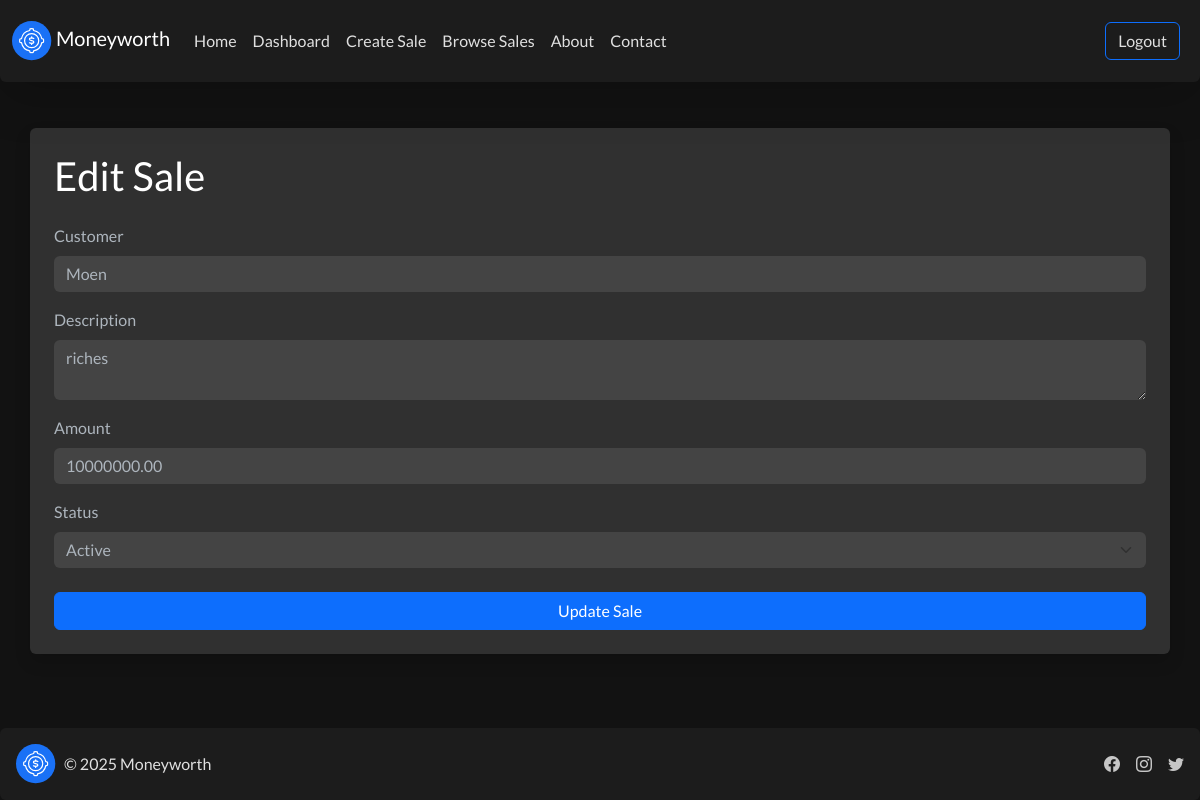
The page /sales/update/3/ (signed in) on the database its author committed.
### core/models.py (models this page shows, shortened)
class Sale(models.Model):
    STATUS_CHOICES = [
        ('active', 'Active'),
        ('pending', 'Pending'),
        ('completed', 'Completed'),
    ]
    customer = models.CharField(max_length=200)
    description = models.TextField()
    amount = models.DecimalField(max_digits=10, decimal_places=2)
    created_at = models.DateTimeField(auto_now_add=True)
    seller = models.ForeignKey(settings.AUTH_USER_MODEL, on_delete=models.CASCADE)
    status = models.CharField(max_length=10, choices=STATUS_CHOICES, default='pending')

### core/views.py (the view, shortened to what this page needs)
# urls.py: path('sales/update/<int:sale_id>/',     update,                          name='update_sale'),
@login_required
def update(request, sale_id):
    error = None
    sale = get_object_or_404(Sale, id=sale_id, seller=request.user)
    print("We have errors")
    return render(request, 'core/create_sale.html', {'error': error, 'sale': sale, 'status_choices': Sale.STATUS_CHOICES})

### templates/core/create_sale.html (shortened to what this page needs)
{% extends 'core/base.html' %}
{% load static %}
{% block content %}
<div class="container mt-5 text-light bg-dark p-4 rounded shadow">
  <h2 class="mb-4 text-white">{% if sale %}Edit{% else %}Create{% endif %} Sale</h2>
  <form action="{% if sale %}{% url 'update_sale' sale.id %}{% else %}{% url 'create_sale' %}{% endif %}" method="post">
    <div class="mb-3">
      <label for="customer" class="form-label">Customer</label>
      <input
        type="text"
        class="form-control bg-secondary text-light border-0"
        id="customer"
        name="customer"
        required
        value="{{ sale.customer|default_if_none:'' }}"
        {% if sale %} placeholder = sale.customer.username {% endif %}
      />
    </div>
    <div class="mb-3">
      <label for="description" class="form-label">Description</label>
      <textarea
        class="form-control bg-secondary text-light border-0"
        id="description"
        name="description"
        required
      >{{ sale.description|default_if_none:'' }}</textarea>
    </div>
    <div class="mb-3">
      <label for="amount" class="form-label">Amount</label>
      <input
        type="number"
        min="0"
        class="form-control bg-secondary text-light border-0"
        id="amount"
        name="amount"
        required
        value="{{ sale.amount|default_if_none:'' }}"
      />
    </div>
    <div class="mb-4">
      <label for="status" class="form-label">Status</label>
      <select class="form-select bg-secondary text-light border-0" id="status" name="status" required>
        {% for key, value in status_choices %}
          <option value="{{ key }}" {% if sale and sale.status == key %}selected{% endif %}>{{ value }}</option>
        {% endfor %}
      </select>
    </div>
    <button type="submit" class="btn btn-primary w-100" >
      {% if sale %}Update{% else %}Create{% endif %} Sale
    </button>
  </form>
</div>
{% endblock %}

### templates/core/base.html (style rules this page uses)
body { min-height: 100vh; display: flex; flex-direction: column; background-color: #121212; color: #e0e0e0; }
.btn-primary { background-color: #0d6efd; border-color: #0d6efd; }

### rows shown on the page
Sale: customer "Moen", description "riches", amount "10000000.00", status "Active"
